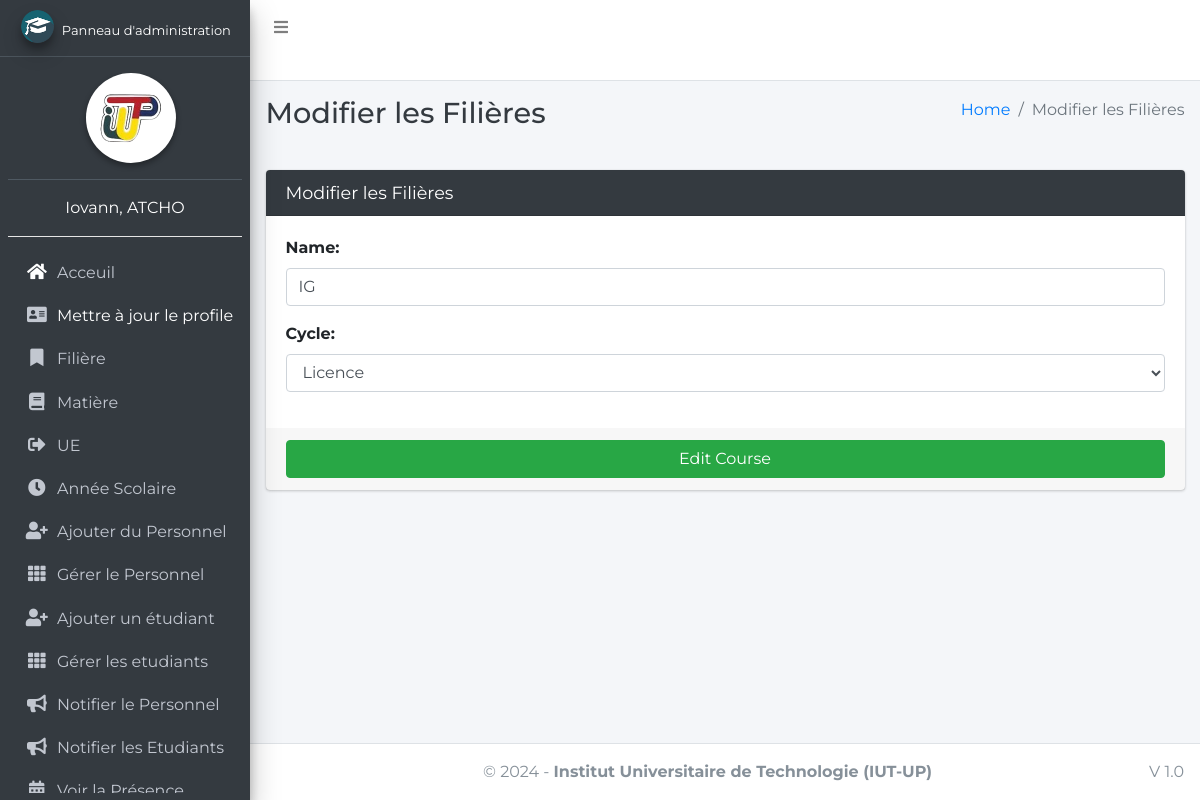
Screenshot of /course/edit/1 (signed in) with the database file from the repository.
### main_app/models.py (models this page shows, shortened)
class CustomUser(AbstractUser):
    USER_TYPE = ((1, "HOD"), (2, "Staff"), (3, "Student"))
    GENDER = [("M", "Male"), ("F", "Female")]
    username = None  # Removed username, using email instead
    email = models.EmailField(unique=True)
    user_type = models.CharField(default=1, choices=USER_TYPE, max_length=1)
    gender = models.CharField(max_length=1, choices=GENDER)
    profile_pic = models.ImageField()
    address = models.TextField()
    fcm_token = models.TextField(default="")  # For firebase notifications
    created_at = models.DateTimeField(auto_now_add=True)
    updated_at = models.DateTimeField(auto_now=True)
    USERNAME_FIELD = "email"
    REQUIRED_FIELDS = []
    objects = CustomUserManager()
    def __str__(self):
        return self.last_name + ", " + self.first_name

class Course(models.Model):
    name = models.CharField(max_length=120)
    cycle = models.ForeignKey(Cycle, on_delete=models.DO_NOTHING, null=True)
    created_at = models.DateTimeField(auto_now_add=True)
    updated_at = models.DateTimeField(auto_now=True)

### main_app/hod_views.py (the view, shortened to what this page needs)
def edit_course(request, course_id):
    instance = get_object_or_404(Course, id=course_id)
    form = CourseForm(request.POST or None, instance=instance)
    context = {
        'form': form,
        'course_id': course_id,
        'page_title': 'Modifier les Filières'
    }
    return render(request, 'hod_template/edit_course_template.html', context)

### main_app/forms.py
class CourseForm(FormSettings):
    def __init__(self, *args, **kwargs):
        super(CourseForm, self).__init__(*args, **kwargs)
    class Meta:
        fields = ['name','cycle']
        model = Course

### main_app/models.py (called while the page is built)
    def __str__(self):
        return self.name

### main_app/templates/hod_template/edit_course_template.html
{% extends 'main_app/base.html' %}
{% load static %}
{% block page_title %}{{page_title}}{% endblock page_title %}
{% block content %}
<section class="content">
    <div class="container-fluid">
        <div class="row">
            <div class="col-md-12">
                <div class="card card-dark">
                    <div class="card-header">
                        <h3 class="card-title">{{page_title}}</h3>
                    </div>
                    {% include "main_app/form_template.html" with messages=messages  form=form button_text="Edit Course"%}
                </div>
            </div>
        </div>
    </div>
</section>
{% endblock content %}

### main_app/templates/main_app/sidebar_template.html (shortened to what this page needs)
{% load static %}
<aside class="main-sidebar elevation-4 sidebar-dark-info">
    {% if request.user.user_type == '1' %}
    <a href="{% url 'admin_home' %}" class="brand-link">
        <img src="{% static 'dist/img/cmsl.png' %} " alt="AdminLTE Logo"
            class="brand-image img-circle elevation-3" >
        <span class="brand-text fw-bold text-white" style="font-size: small;">Panneau d'administration</span>
    </a>
    <div class="sidebar">
        <div class="user-panel mt-3 pb-3 mb-3 text-center">
            <div class="image text-center ">
                <img src="{% static 'dist/img/logoiut.png' %}" class="img-circle elevation-2 bg-white w-50" alt="User Image">
            </div>
        </div>
        <div class="info  text-center">
            <a href="#" class="d-block text-white">{{user}}</a>
            <hr class="bg-white">
        </div>
        <nav class="mt-2">
            <ul class="nav nav-pills nav-sidebar flex-column" data-widget="treeview" role="menu" data-accordion="false">
                <li class="nav-item">
                    {% url 'admin_home' as admin_home %}
                    <a href="{{admin_home}}" class="nav-link {% if admin_home == request.path %} active {% endif %}">
                        <i class="nav-icon fas fa-home text-white"></i>
                        <p>
                            Acceuil
                        </p>
                    </a>
                </li>
                <li class="nav-item">
                    {% url 'admin_view_profile' as admin_view_profile %}
                    <a href="{{admin_view_profile}}"
                        class="nav-link {% if admin_view_profile == request.path %} active {% endif %}">
                        <i class="nav-icon fas fa-address-card"></i>
                        <p class="text-white">
                            Mettre à jour le profile
                        </p>
                    </a>
                </li>
                <li class="nav-item has-treeview">
                    <a href="#" class="nav-link">
                        <i class="nav-icon fas fa-bookmark"></i>
                        <p>
                            Filière
                        </p>
                    </a>
                </li>
                <li class="nav-item has-treeview">
                    <a href="#" class="nav-link">
                        <i class="nav-icon fas fa-book"></i>
                        <p>
                            Matière
                        </p>
                    </a>
                </li>
                <li class="nav-item has-treeview">
                    <a href="#" class="nav-link">
                        <i class="nav-icon fas fa-sign-out-alt"></i>
                        <p>
                            UE
                        </p>
                    </a>
                </li>
                <li class="nav-item has-treeview">
                    <a href="#" class="nav-link">
                        <i class="nav-icon fas fa-clock"></i>
                        <p>
                            Année Scolaire
                        </p>
                    </a>
                </li>
                <li class="nav-item">
                    {% url 'add_staff' as add_staff %}
                    <a href="{{add_staff}}" class="nav-link {% if add_staff == request.path %} active {% endif %}">
                        <i class="nav-icon fas fa-user-plus"></i>
                        <p>
                            Ajouter du Personnel
                        </p>
                    </a>
                </li>
                <li class="nav-item">
                    {% url 'manage_staff' as manage_staff %}
                    {% url 'edit_staff' staff_id as edit_staff %}
                    <a href="{{manage_staff}}"
                        class="nav-link {% if manage_staff == request.path or request.path == edit_staff %} active {% endif %}">
                        <i class="nav-icon fas fa-th"></i>
                        <p>
                            Gérer le Personnel
                        </p>
                    </a>
                </li>
                <li class="nav-item">
                    {% url 'add_student' as add_student%}
                    <a href="{{add_student}}" class="nav-link  {% if add_student == request.path %} active {% endif %}">
                        <i class="nav-icon fas fa-user-plus"></i>
                        <p>
                            Ajouter un étudiant
                        </p>
                    </a>
                </li>
                <li class="nav-item">
                    {% url 'manage_student' as manage_student %}
                    {% url 'edit_student' student_id as edit_student %}
                    <a href="{{manage_student}}"
                        class="nav-link  {% if edit_student == request.path or manage_student == request.path %} active {% endif %}">
                        <i class="nav-icon fas fa-th"></i>
                        <p>
                            Gérer les etudiants
                        </p>
                    </a>
                </li>
                <li class="nav-item">
                    {% url 'admin_notify_staff' as admin_notify_staff %}
                    <a href="{{admin_notify_staff}}"
                        class="nav-link {% if admin_notify_staff == request.path %} active {% endif %}">
                        <i class="nav-icon fas fa-bullhorn"></i>
                        <p>
                            Notifier le Personnel
                        </p>
                    </a>
                </li>
                <li class="nav-item">
                    {% url 'admin_notify_student' as admin_notify_student %}
                    <a href="{{admin_notify_student}}"
                        class="nav-link {% if admin_notify_student == request.path %} active {% endif %}">
                        <i class="nav-icon fas fa-bullhorn"></i>
                        <p>
                            Notifier les Etudiants
                        </p>
                    </a>
                </li>
                <li class="nav-item">
                    {% url 'admin_view_attendance' as admin_view_attendance %}
                <li class="nav-item">
                    <a href="{{admin_view_attendance}}"
                        class="nav-link  {% if admin_view_attendance == request.path %} active {% endif %}">
                        <i class="nav-icon fas fa-calendar-alt"></i>
                        <p>
                            Voir la Présence
                        </p>
                    </a>
                </li>
                                        {% endif %}
                                    </ul>
                                </nav>
                            </div>
</aside>

### main_app/templates/main_app/form_template.html (shortened to what this page needs)
<form role="form" method="POST" enctype="multipart/form-data">
    <div class="card-body">
        {% for field in form  %}
        <div class="form-group">
            {{field.label_tag}}
            {{field}}
        </div>
        {% endfor %}
    </div>
    <div class="card-footer">
        <button type="submit" class="btn btn-success btn-block">
            {% if button_text %}
            {{button_text}}
            {% else %}
            Submit
            {% endif %}
        </button>
    </div>
</form>

### main_app/templates/main_app/base.html (style rules this page uses)
body { font-family: 'Montserrat', sans-serif; }

### rows the page displays
CustomUser: last_name+first_name "Iovann, ATCHO"
Course: form "IG" "Licence"

### other values shown
{{ page_title }} "Modifier les Filières"
{{ field.label_tag }} "Name:" "Cycle:"
{{ button_text }} "Edit Course"
